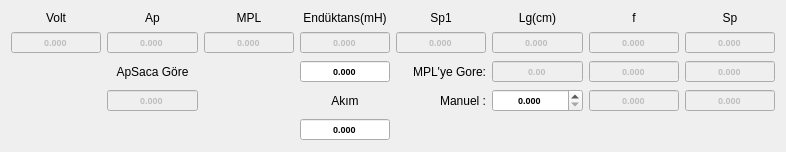
        <widget class="QWidget" name="gridLayoutWidget">
         <property name="geometry">
          <rect>
           <x>230</x>
           <y>20</y>
           <width>786</width>
           <height>138</height>
          </rect>
         </property>
         <layout class="QGridLayout" name="gridLayout">
          <item row="2" column="3">
           <widget class="QDoubleSpinBox" name="doubleSpinBox_enduktans_2">
            <property name="enabled">
             <bool>true</bool>
            </property>
            <property name="font">
             <font>
              <pointsize>7</pointsize>
              <weight>75</weight>
              <bold>true</bold>
             </font>
            </property>
            <property name="layoutDirection">
             <enum>Qt::LeftToRight</enum>
            </property>
            <property name="autoFillBackground">
             <bool>false</bool>
            </property>
            <property name="alignment">
             <set>Qt::AlignCenter</set>
            </property>
            <property name="buttonSymbols">
             <enum>QAbstractSpinBox::NoButtons</enum>
            </property>
            <property name="decimals">
             <number>3</number>
            </property>
            <property name="maximum">
             <double>999999.000000000000000</double>
            </property>
           </widget>
          </item>
          <item row="1" column="7">
           <widget class="QDoubleSpinBox" name="doubleSpinBox_Sp_oto">
            <property name="enabled">
             <bool>false</bool>
            </property>
            <property name="font">
             <font>
              <pointsize>7</pointsize>
              <weight>75</weight>
              <bold>true</bold>
             </font>
            </property>
            <property name="layoutDirection">
             <enum>Qt::LeftToRight</enum>
            </property>
            <property name="autoFillBackground">
             <bool>false</bool>
            </property>
            <property name="alignment">
             <set>Qt::AlignCenter</set>
            </property>
            <property name="buttonSymbols">
             <enum>QAbstractSpinBox::NoButtons</enum>
            </property>
            <property name="decimals">
             <number>3</number>
            </property>
            <property name="maximum">
             <double>999999.000000000000000</double>
            </property>
           </widget>
          </item>
          <item row="1" column="4">
           <widget class="QDoubleSpinBox" name="doubleSpinBox_Sp1">
            <property name="enabled">
             <bool>false</bool>
            </property>
            <property name="font">
             <font>
              <pointsize>7</pointsize>
              <weight>75</weight>
              <bold>true</bold>
             </font>
            </property>
            <property name="layoutDirection">
             <enum>Qt::LeftToRight</enum>
            </property>
            <property name="autoFillBackground">
             <bool>false</bool>
            </property>
            <property name="alignment">
             <set>Qt::AlignCenter</set>
            </property>
            <property name="buttonSymbols">
             <enum>QAbstractSpinBox::NoButtons</enum>
            </property>
            <property name="decimals">
             <number>3</number>
            </property>
            <property name="maximum">
             <double>999999.000000000000000</double>
            </property>
           </widget>
          </item>
          <item row="0" column="7">
           <widget class="QLabel" name="label_21">
            <property name="text">
             <string>Sp</string>
            </property>
            <property name="alignment">
             <set>Qt::AlignCenter</set>
            </property>
           </widget>
          </item>
          <item row="0" column="1">
           <widget class="QLabel" name="label_27">
            <property name="text">
             <string>Ap</string>
            </property>
            <property name="alignment">
             <set>Qt::AlignCenter</set>
            </property>
           </widget>
          </item>
          <item row="0" column="0">
           <widget class="QLabel" name="label_8">
            <property name="text">
             <string>Volt</string>
            </property>
            <property name="alignment">
             <set>Qt::AlignCenter</set>
            </property>
           </widget>
          </item>
          <item row="3" column="7">
           <widget class="QDoubleSpinBox" name="doubleSpinBox_Sp_man">
            <property name="enabled">
             <bool>false</bool>
            </property>
            <property name="font">
             <font>
              <pointsize>7</pointsize>
              <weight>75</weight>
              <bold>true</bold>
             </font>
            </property>
            <property name="layoutDirection">
             <enum>Qt::LeftToRight</enum>
            </property>
            <property name="autoFillBackground">
             <bool>false</bool>
            </property>
            <property name="alignment">
             <set>Qt::AlignCenter</set>
            </property>
            <property name="buttonSymbols">
             <enum>QAbstractSpinBox::NoButtons</enum>
            </property>
            <property name="decimals">
             <number>3</number>
            </property>
            <property name="maximum">
             <double>999999.000000000000000</double>
            </property>
           </widget>
          </item>
          <item row="1" column="6">
           <widget class="QDoubleSpinBox" name="doubleSpinBox_f_oto">
            <property name="enabled">
             <bool>false</bool>
            </property>
            <property name="font">
             <font>
              <pointsize>7</pointsize>
              <weight>75</weight>
              <bold>true</bold>
             </font>
            </property>
            <property name="layoutDirection">
             <enum>Qt::LeftToRight</enum>
            </property>
            <property name="autoFillBackground">
             <bool>false</bool>
            </property>
            <property name="alignment">
             <set>Qt::AlignCenter</set>
            </property>
            <property name="buttonSymbols">
             <enum>QAbstractSpinBox::NoButtons</enum>
            </property>
            <property name="decimals">
             <number>3</number>
            </property>
            <property name="maximum">
             <double>999999.000000000000000</double>
            </property>
           </widget>
          </item>
          <item row="2" column="7">
           <widget class="QDoubleSpinBox" name="doubleSpinBox_Sp_mpl">
            <property name="enabled">
             <bool>false</bool>
            </property>
            <property name="font">
             <font>
              <pointsize>7</pointsize>
              <weight>75</weight>
              <bold>true</bold>
             </font>
            </property>
            <property name="layoutDirection">
             <enum>Qt::LeftToRight</enum>
            </property>
            <property name="autoFillBackground">
             <bool>false</bool>
            </property>
            <property name="alignment">
             <set>Qt::AlignCenter</set>
            </property>
            <property name="buttonSymbols">
             <enum>QAbstractSpinBox::NoButtons</enum>
            </property>
            <property name="decimals">
             <number>3</number>
            </property>
            <property name="maximum">
             <double>999999.000000000000000</double>
            </property>
           </widget>
          </item>
          <item row="0" column="4">
           <widget class="QLabel" name="label_18">
            <property name="text">
             <string>Sp1</string>
            </property>
            <property name="alignment">
             <set>Qt::AlignCenter</set>
            </property>
           </widget>
          </item>
          <item row="3" column="5">
           <widget class="QDoubleSpinBox" name="doubleSpinBox_Lg_man">
            <property name="enabled">
             <bool>true</bool>
            </property>
            <property name="font">
             <font>
              <pointsize>7</pointsize>
              <weight>75</weight>
              <bold>true</bold>
             </font>
            </property>
            <property name="layoutDirection">
             <enum>Qt::LeftToRight</enum>
            </property>
            <property name="autoFillBackground">
             <bool>false</bool>
            </property>
            <property name="alignment">
             <set>Qt::AlignCenter</set>
            </property>
            <property name="buttonSymbols">
             <enum>QAbstractSpinBox::UpDownArrows</enum>
            </property>
            <property name="decimals">
             <number>3</number>
            </property>
            <property name="maximum">
             <double>999999.000000000000000</double>
            </property>
            <property name="singleStep">
             <double>0.050000000000000</double>
            </property>
           </widget>
          </item>
          <item row="3" column="6">
           <widget class="QDoubleSpinBox" name="doubleSpinBox_f_man">
            <property name="enabled">
             <bool>false</bool>
            </property>
            <property name="font">
             <font>
              <pointsize>7</pointsize>
              <weight>75</weight>
              <bold>true</bold>
             </font>
            </property>
            <property name="layoutDirection">
             <enum>Qt::LeftToRight</enum>
            </property>
            <property name="autoFillBackground">
             <bool>false</bool>
            </property>
            <property name="alignment">
             <set>Qt::AlignCenter</set>
            </property>
            <property name="buttonSymbols">
             <enum>QAbstractSpinBox::NoButtons</enum>
            </property>
            <property name="decimals">
             <number>3</number>
            </property>
            <property name="maximum">
             <double>999999.000000000000000</double>
            </property>
           </widget>
          </item>
          <item row="0" column="3">
           <widget class="QLabel" name="label_12">
            <property name="text">
             <string>Endüktans(mH)</string>
            </property>
            <property name="alignment">
             <set>Qt::AlignCenter</set>
            </property>
           </widget>
          </item>
          <item row="0" column="5">
           <widget class="QLabel" name="label_19">
            <property name="text">
             <string>Lg(cm)</string>
            </property>
            <property name="alignment">
             <set>Qt::AlignCenter</set>
            </property>
           </widget>
          </item>
          <item row="1" column="3">
           <widget class="QDoubleSpinBox" name="doubleSpinBox_enduktans">
            <property name="enabled">
             <bool>false</bool>
            </property>
            <property name="font">
             <font>
              <pointsize>7</pointsize>
              <weight>75</weight>
              <bold>true</bold>
             </font>
            </property>
            <property name="layoutDirection">
             <enum>Qt::LeftToRight</enum>
            </property>
            <property name="autoFillBackground">
             <bool>false</bool>
            </property>
            <property name="alignment">
             <set>Qt::AlignCenter</set>
            </property>
            <property name="buttonSymbols">
             <enum>QAbstractSpinBox::NoButtons</enum>
            </property>
            <property name="decimals">
             <number>3</number>
            </property>
            <property name="maximum">
             <double>999999.000000000000000</double>
            </property>
           </widget>
          </item>
          <item row="3" column="4">
           <widget class="QLabel" name="label_17">
            <property name="text">
             <string>Manuel :</string>
            </property>
            <property name="alignment">
             <set>Qt::AlignRight|Qt::AlignTrailing|Qt::AlignVCenter</set>
            </property>
           </widget>
          </item>
          <item row="2" column="6">
           <widget class="QDoubleSpinBox" name="doubleSpinBox_f_mpl">
            <property name="enabled">
             <bool>false</bool>
            </property>
            <property name="font">
             <font>
              <pointsize>7</pointsize>
              <weight>75</weight>
              <bold>true</bold>
             </font>
            </property>
            <property name="layoutDirection">
             <enum>Qt::LeftToRight</enum>
            </property>
            <property name="autoFillBackground">
             <bool>false</bool>
            </property>
            <property name="alignment">
             <set>Qt::AlignCenter</set>
            </property>
            <property name="buttonSymbols">
             <enum>QAbstractSpinBox::NoButtons</enum>
            </property>
            <property name="decimals">
             <number>3</number>
            </property>
            <property name="maximum">
             <double>999999.000000000000000</double>
            </property>
           </widget>
          </item>
          <item row="2" column="4">
           <widget class="QLabel" name="label_25">
            <property name="text">
             <string>MPL'ye Gore:</string>
            </property>
            <property name="alignment">
             <set>Qt::AlignRight|Qt::AlignTrailing|Qt::AlignVCenter</set>
            </property>
           </widget>
          </item>
          <item row="3" column="3">
           <widget class="QLabel" name="label_11">
            <property name="text">
             <string>Akım</string>
            </property>
            <property name="alignment">
             <set>Qt::AlignCenter</set>
            </property>
           </widget>
          </item>
          <item row="2" column="5">
           <widget class="QDoubleSpinBox" name="doubleSpinBox_Lg_mpl">
            <property name="enabled">
             <bool>false</bool>
            </property>
            <property name="font">
             <font>
              <pointsize>7</pointsize>
              <weight>75</weight>
              <bold>true</bold>
             </font>
            </property>
            <property name="layoutDirection">
             <enum>Qt::LeftToRight</enum>
            </property>
            <property name="autoFillBackground">
             <bool>false</bool>
            </property>
            <property name="alignment">
             <set>Qt::AlignCenter</set>
            </property>
            <property name="buttonSymbols">
             <enum>QAbstractSpinBox::NoButtons</enum>
            </property>
            <property name="decimals">
             <number>2</number>
            </property>
            <property name="maximum">
             <double>999999.000000000000000</double>
            </property>
           </widget>
          </item>
          <item row="1" column="1">
           <widget class="QDoubleSpinBox" name="doubleSpinBox_Ap">
            <property name="enabled">
             <bool>false</bool>
            </property>
            <property name="font">
             <font>
              <pointsize>7</pointsize>
              <weight>75</weight>
              <bold>true</bold>
             </font>
            </property>
            <property name="layoutDirection">
             <enum>Qt::LeftToRight</enum>
            </property>
            <property name="autoFillBackground">
             <bool>false</bool>
            </property>
            <property name="alignment">
             <set>Qt::AlignCenter</set>
            </property>
            <property name="buttonSymbols">
             <enum>QAbstractSpinBox::NoButtons</enum>
            </property>
            <property name="decimals">
             <number>3</number>
            </property>
            <property name="maximum">
             <double>999999.000000000000000</double>
            </property>
           </widget>
          </item>
          <item row="0" column="6">
           <widget class="QLabel" name="label_20">
            <property name="text">
             <string>f</string>
            </property>
            <property name="alignment">
             <set>Qt::AlignCenter</set>
            </property>
           </widget>
          </item>
          <item row="1" column="5">
           <widget class="QDoubleSpinBox" name="doubleSpinBox_Lg_oto">
            <property name="enabled">
             <bool>false</bool>
            </property>
            <property name="font">
             <font>
              <pointsize>7</pointsize>
              <weight>75</weight>
              <bold>true</bold>
             </font>
            </property>
            <property name="layoutDirection">
             <enum>Qt::LeftToRight</enum>
            </property>
            <property name="autoFillBackground">
             <bool>false</bool>
            </property>
            <property name="alignment">
             <set>Qt::AlignCenter</set>
            </property>
            <property name="buttonSymbols">
             <enum>QAbstractSpinBox::NoButtons</enum>
            </property>
            <property name="decimals">
             <number>3</number>
            </property>
            <property name="maximum">
             <double>999999.000000000000000</double>
            </property>
           </widget>
          </item>
          <item row="1" column="0">
           <widget class="QDoubleSpinBox" name="doubleSpinBox_volt_m">
            <property name="enabled">
             <bool>false</bool>
            </property>
            <property name="font">
             <font>
              <pointsize>7</pointsize>
              <weight>75</weight>
              <bold>true</bold>
             </font>
            </property>
            <property name="layoutDirection">
             <enum>Qt::LeftToRight</enum>
            </property>
            <property name="autoFillBackground">
             <bool>false</bool>
            </property>
            <property name="alignment">
             <set>Qt::AlignCenter</set>
            </property>
            <property name="buttonSymbols">
             <enum>QAbstractSpinBox::NoButtons</enum>
            </property>
            <property name="decimals">
             <number>3</number>
            </property>
            <property name="maximum">
             <double>999999.000000000000000</double>
            </property>
           </widget>
          </item>
          <item row="4" column="3">
           <widget class="QDoubleSpinBox" name="doubleSpinBox_akim_t">
            <property name="enabled">
             <bool>true</bool>
            </property>
            <property name="font">
             <font>
              <pointsize>7</pointsize>
              <weight>75</weight>
              <bold>true</bold>
             </font>
            </property>
            <property name="layoutDirection">
             <enum>Qt::LeftToRight</enum>
            </property>
            <property name="autoFillBackground">
             <bool>false</bool>
            </property>
            <property name="alignment">
             <set>Qt::AlignCenter</set>
            </property>
            <property name="buttonSymbols">
             <enum>QAbstractSpinBox::NoButtons</enum>
            </property>
            <property name="decimals">
             <number>3</number>
            </property>
            <property name="maximum">
             <double>999999.000000000000000</double>
            </property>
           </widget>
          </item>
          <item row="0" column="2">
           <widget class="QLabel" name="label_26">
            <property name="text">
             <string>MPL</string>
            </property>
            <property name="alignment">
             <set>Qt::AlignCenter</set>
            </property>
           </widget>
          </item>
          <item row="1" column="2">
           <widget class="QDoubleSpinBox" name="doubleSpinBox_mpl">
            <property name="enabled">
             <bool>false</bool>
            </property>
            <property name="font">
             <font>
              <pointsize>7</pointsize>
              <weight>75</weight>
              <bold>true</bold>
             </font>
            </property>
            <property name="layoutDirection">
             <enum>Qt::LeftToRight</enum>
            </property>
            <property name="autoFillBackground">
             <bool>false</bool>
            </property>
            <property name="alignment">
             <set>Qt::AlignCenter</set>
            </property>
            <property name="buttonSymbols">
             <enum>QAbstractSpinBox::NoButtons</enum>
            </property>
            <property name="decimals">
             <number>3</number>
            </property>
            <property name="maximum">
             <double>999999.000000000000000</double>
            </property>
           </widget>
          </item>
          <item row="3" column="1">
           <widget class="QDoubleSpinBox" name="doubleSpinBox_apSacaGore">
            <property name="enabled">
             <bool>false</bool>
            </property>
            <property name="font">
             <font>
              <pointsize>7</pointsize>
              <weight>75</weight>
              <bold>true</bold>
             </font>
            </property>
            <property name="layoutDirection">
             <enum>Qt::LeftToRight</enum>
            </property>
            <property name="autoFillBackground">
             <bool>false</bool>
            </property>
            <property name="alignment">
             <set>Qt::AlignCenter</set>
            </property>
            <property name="buttonSymbols">
             <enum>QAbstractSpinBox::NoButtons</enum>
            </property>
            <property name="decimals">
             <number>3</number>
            </property>
            <property name="maximum">
             <double>999999.000000000000000</double>
            </property>
           </widget>
          </item>
          <item row="2" column="1">
           <widget class="QLabel" name="label_29">
            <property name="text">
             <string>ApSaca Göre</string>
            </property>
            <property name="alignment">
             <set>Qt::AlignCenter</set>
            </property>
           </widget>
          </item>
         </layout>
        </widget>
